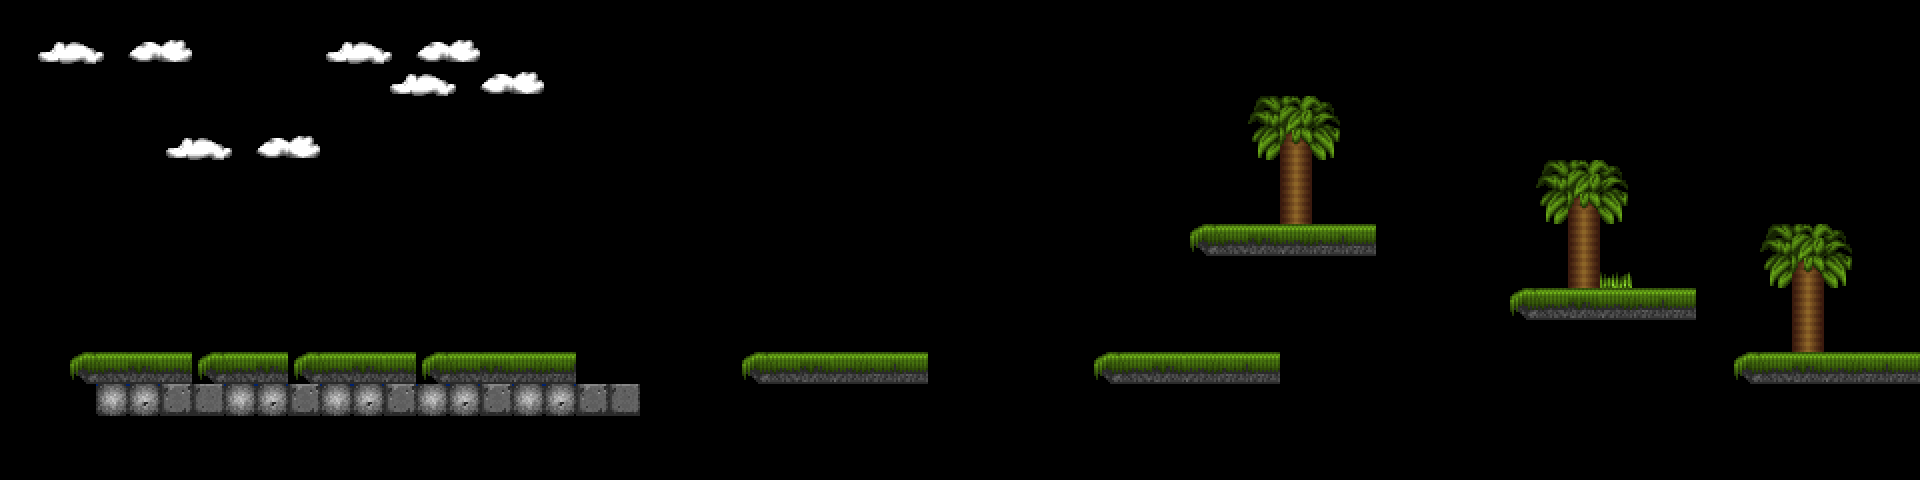

Tiled map render using the project's own tile images. Description and the map definition, with tile-layer contents summarised, below:
An orthogonal 60x15 tile map with 32x32 px tiles, 1 tile layer (Tile Layer 1), 2 tilesets.

<map version="1.0" orientation="orthogonal" renderorder="right-down" width="60" height="15" tilewidth="32" tileheight="32" nextobjectid="1">
 <tileset firstgid="1" name="blocks1" tilewidth="32" tileheight="32" spacing="2" margin="2" tilecount="198" columns="18">
  <image source="assets/blocks1.png" width="614" height="376" />
 </tileset>
 <tileset firstgid="199" name="blocks2" tilewidth="32" tileheight="32" spacing="2" margin="2" tilecount="198" columns="18">
  <image source="assets/blocks2.png" width="614" height="376" />
 </tileset>
 <layer name="Tile Layer 1" width="60" height="15">
  <data>[900 cells, 114 non-empty, 26 distinct tile ids]</data>
 </layer>
</map>